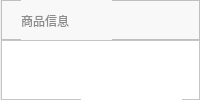
             <widget class="QWidget" name="page_8">
              <layout class="QVBoxLayout" name="verticalLayout_26">
               <property name="spacing">
                <number>0</number>
               </property>
               <property name="leftMargin">
                <number>1</number>
               </property>
               <property name="topMargin">
                <number>0</number>
               </property>
               <property name="rightMargin">
                <number>0</number>
               </property>
               <property name="bottomMargin">
                <number>0</number>
               </property>
               <item>
                <layout class="QVBoxLayout" name="verticalLayout_20">
                 <property name="spacing">
                  <number>0</number>
                 </property>
                 <item>
                  <widget class="QFrame" name="frame_31">
                   <property name="maximumSize">
                    <size>
                     <width>16777215</width>
                     <height>40</height>
                    </size>
                   </property>
                   <property name="styleSheet">
                    <string notr="true">background-color:rgb(248, 248, 248)</string>
                   </property>
                   <property name="frameShape">
                    <enum>QFrame::StyledPanel</enum>
                   </property>
                   <property name="frameShadow">
                    <enum>QFrame::Raised</enum>
                   </property>
                   <widget class="QLabel" name="label_53">
                    <property name="geometry">
                     <rect>
                      <x>20</x>
                      <y>0</y>
                      <width>91</width>
                      <height>41</height>
                     </rect>
                    </property>
                    <property name="styleSheet">
                     <string notr="true">font: 75 12pt &quot;微软雅黑&quot;;
color:rgb(140, 140, 140)</string>
                    </property>
                    <property name="text">
                     <string>商品信息</string>
                    </property>
                   </widget>
                  </widget>
                 </item>
                 <item>
                  <widget class="QFrame" name="frame_53">
                   <property name="styleSheet">
                    <string notr="true">QFrame{
font: 13pt &quot;微软雅黑&quot;;
background-color:rgb(255, 255, 255)
}
QLabel{
color:rgb(65, 65, 65);

}
QLineEdit {
    border-width: 1px;
    border-style: solid;
    border-radius: 4px;
	border-color:rgb(199, 199, 199);
	background-color:rgb(255, 255, 255);
	font: 10pt &quot;微软雅黑&quot;
}
QComboBox {
    border-width: 1px;
    border-style: solid;
    border-radius: 4px;
	border-color:rgb(199, 199, 199);
	background-color:rgb(255, 255, 255);
	font: 13pt &quot;微软雅黑&quot;;
}
QComboBox::drop-down {
     subcontrol-origin:paddind;  
     subcontrol-position: top right;
     width: 15px;
     border-left-width: 1px;
     border-left-color: darkgray;
     border-left-style: solid; /* just a single line */
     border-top-right-radius: 3px;
     border-bottom-right-radius: 3px;
	 border:none
 }

QComboBox::down-arrow {
     image: url(:/images/down.png);
     right: 3px;
}
</string>
                   </property>
                   <property name="frameShape">
                    <enum>QFrame::StyledPanel</enum>
                   </property>
                   <property name="frameShadow">
                    <enum>QFrame::Raised</enum>
                   </property>
                   <widget class="QLabel" name="label_84">
                    <property name="geometry">
                     <rect>
                      <x>480</x>
                      <y>50</y>
                      <width>111</width>
                      <height>41</height>
                     </rect>
                    </property>
                    <property name="text">
                     <string>产品名称：</string>
                    </property>
                   </widget>
                   <widget class="QLabel" name="label_86">
                    <property name="geometry">
                     <rect>
                      <x>80</x>
                      <y>50</y>
                      <width>101</width>
                      <height>31</height>
                     </rect>
                    </property>
                    <property name="text">
                     <string>产品编号：</string>
                    </property>
                   </widget>
                   <widget class="QLabel" name="label_88">
                    <property name="geometry">
                     <rect>
                      <x>80</x>
                      <y>120</y>
                      <width>111</width>
                      <height>51</height>
                     </rect>
                    </property>
                    <property name="text">
                     <string>生产日期：</string>
                    </property>
                   </widget>
                   <widget class="QLabel" name="label_89">
                    <property name="geometry">
                     <rect>
                      <x>480</x>
                      <y>200</y>
                      <width>111</width>
                      <height>51</height>
                     </rect>
                    </property>
                    <property name="text">
                     <string>产品数量：</string>
                    </property>
                   </widget>
                   <widget class="QComboBox" name="comboBox_13">
                    <property name="geometry">
                     <rect>
                      <x>200</x>
                      <y>130</y>
                      <width>91</width>
                      <height>41</height>
                     </rect>
                    </property>
                    <property name="styleSheet">
                     <string notr="true"/>
                    </property>
                    <property name="insertPolicy">
                     <enum>QComboBox::InsertAtBottom</enum>
                    </property>
                    <property name="duplicatesEnabled">
                     <bool>false</bool>
                    </property>
                    <property name="frame">
                     <bool>true</bool>
                    </property>
                    <item>
                     <property name="text">
                      <string>2019</string>
                     </property>
                    </item>
                    <item>
                     <property name="text">
                      <string>2018</string>
                     </property>
                    </item>
                    <item>
                     <property name="text">
                      <string>2017</string>
                     </property>
                    </item>
                    <item>
                     <property name="text">
                      <string>2016</string>
                     </property>
                    </item>
                    <item>
                     <property name="text">
                      <string>2015</string>
                     </property>
                    </item>
                   </widget>
                   <widget class="QLabel" name="label_90">
                    <property name="geometry">
                     <rect>
                      <x>330</x>
                      <y>130</y>
                      <width>31</width>
                      <height>31</height>
                     </rect>
                    </property>
                    <property name="text">
                     <string>年</string>
                    </property>
                   </widget>
                   <widget class="QComboBox" name="comboBox_14">
                    <property name="geometry">
                     <rect>
                      <x>360</x>
                      <y>130</y>
                      <width>91</width>
                      <height>41</height>
                     </rect>
                    </property>
                    <item>
                     <property name="text">
                      <string>1</string>
                     </property>
                    </item>
                    <item>
                     <property name="text">
                      <string>2</string>
                     </property>
                    </item>
                    <item>
                     <property name="text">
                      <string>3</string>
                     </property>
                    </item>
                    <item>
                     <property name="text">
                      <string>4</string>
                     </property>
                    </item>
                    <item>
                     <property name="text">
                      <string>5</string>
                     </property>
                    </item>
                    <item>
                     <property name="text">
                      <string>6</string>
                     </property>
                    </item>
                    <item>
                     <property name="text">
                      <string>7</string>
                     </property>
                    </item>
                    <item>
                     <property name="text">
                      <string>8</string>
                     </property>
                    </item>
                    <item>
                     <property name="text">
                      <string>9</string>
                     </property>
                    </item>
                    <item>
                     <property name="text">
                      <string>10</string>
                     </property>
                    </item>
                    <item>
                     <property name="text">
                      <string>11</string>
                     </property>
                    </item>
                    <item>
                     <property name="text">
                      <string>12</string>
                     </property>
                    </item>
                   </widget>
                   <widget class="QComboBox" name="comboBox_15">
                    <property name="geometry">
                     <rect>
                      <x>520</x>
                      <y>130</y>
                      <width>91</width>
                      <height>41</height>
                     </rect>
                    </property>
                    <item>
                     <property name="text">
                      <string>1</string>
                     </property>
                    </item>
                    <item>
                     <property name="text">
                      <string>2</string>
                     </property>
                    </item>
                    <item>
                     <property name="text">
                      <string>3</string>
                     </property>
                    </item>
                    <item>
                     <property name="text">
                      <string>4</string>
                     </property>
                    </item>
                    <item>
                     <property name="text">
                      <string>5</string>
                     </property>
                    </item>
                    <item>
                     <property name="text">
                      <string>6</string>
                     </property>
                    </item>
                    <item>
                     <property name="text">
                      <string>7</string>
                     </property>
                    </item>
                    <item>
                     <property name="text">
                      <string>8</string>
                     </property>
                    </item>
                    <item>
                     <property name="text">
                      <string>9</string>
                     </property>
                    </item>
                    <item>
                     <property name="text">
                      <string>10</string>
                     </property>
                    </item>
                    <item>
                     <property name="text">
                      <string>11</string>
                     </property>
                    </item>
                    <item>
                     <property name="text">
                      <string>12</string>
                     </property>
                    </item>
                    <item>
                     <property name="text">
                      <string>13</string>
                     </property>
                    </item>
                    <item>
                     <property name="text">
                      <string>14</string>
                     </property>
                    </item>
                    <item>
                     <property name="text">
                      <string>15</string>
                     </property>
                    </item>
                    <item>
                     <property name="text">
                      <string>16</string>
                     </property>
                    </item>
                    <item>
                     <property name="text">
                      <string>17</string>
                     </property>
                    </item>
                    <item>
                     <property name="text">
                      <string>18</string>
                     </property>
                    </item>
                    <item>
                     <property name="text">
                      <string>19</string>
                     </property>
                    </item>
                    <item>
                     <property name="text">
                      <string>20</string>
                     </property>
                    </item>
                    <item>
                     <property name="text">
                      <string>21</string>
                     </property>
                    </item>
                    <item>
                     <property name="text">
                      <string>22</string>
                     </property>
                    </item>
                    <item>
                     <property name="text">
                      <string>23</string>
                     </property>
                    </item>
                    <item>
                     <property name="text">
                      <string>24</string>
                     </property>
                    </item>
                    <item>
                     <property name="text">
                      <string>25</string>
                     </property>
                    </item>
                    <item>
                     <property name="text">
                      <string>26</string>
                     </property>
                    </item>
                    <item>
                     <property name="text">
                      <string>27</string>
                     </property>
                    </item>
                    <item>
                     <property name="text">
                      <string>28</string>
                     </property>
                    </item>
                    <item>
                     <property name="text">
                      <string>29</string>
                     </property>
                    </item>
                    <item>
                     <property name="text">
                      <string>30</string>
                     </property>
                    </item>
                   </widget>
                   <widget class="QLabel" name="label_91">
                    <property name="geometry">
                     <rect>
                      <x>480</x>
                      <y>130</y>
                      <width>21</width>
                      <height>31</height>
                     </rect>
                    </property>
                    <property name="text">
                     <string>月</string>
                    </property>
                   </widget>
                   <widget class="QLabel" name="label_92">
                    <property name="geometry">
                     <rect>
                      <x>630</x>
                      <y>130</y>
                      <width>31</width>
                      <height>31</height>
                     </rect>
                    </property>
                    <property name="text">
                     <string>日</string>
                    </property>
                   </widget>
                   <widget class="QLabel" name="label_93">
                    <property name="geometry">
                     <rect>
                      <x>480</x>
                      <y>370</y>
                      <width>111</width>
                      <height>51</height>
                     </rect>
                    </property>
                    <property name="text">
                     <string>产品积分：</string>
                    </property>
                   </widget>
                   <widget class="QLineEdit" name="lineEdit_57">
                    <property name="geometry">
                     <rect>
                      <x>200</x>
                      <y>300</y>
                      <width>201</width>
                      <height>41</height>
                     </rect>
                    </property>
                    <property name="readOnly">
                     <bool>false</bool>
                    </property>
                   </widget>
                   <widget class="QLabel" name="label_94">
                    <property name="geometry">
                     <rect>
                      <x>80</x>
                      <y>300</y>
                      <width>111</width>
                      <height>41</height>
                     </rect>
                    </property>
                    <property name="text">
                     <string>产品价格：</string>
                    </property>
                   </widget>
                   <widget class="QLabel" name="label_95">
                    <property name="geometry">
                     <rect>
                      <x>480</x>
                      <y>300</y>
                      <width>111</width>
                      <height>41</height>
                     </rect>
                    </property>
                    <property name="text">
                     <string>参考进价：</string>
                    </property>
                   </widget>
                   <widget class="QPushButton" name="pushButton_45">
                    <property name="geometry">
                     <rect>
                      <x>480</x>
                      <y>470</y>
                      <width>91</width>
                      <height>51</height>
                     </rect>
                    </property>
                    <property name="styleSheet">
                     <string notr="true">QPushButton{
background-color:rgb(0, 170, 255);
font: bold 10pt &quot;微软雅黑&quot;;
color:rgb(255,255,255);
border-radius: 3px;
}QPushButton::hover{
background-color:rgb(0, 150, 225);
}
QPushButton::pressed{
background-color:rgb(0, 150, 225);
}</string>
                    </property>
                    <property name="text">
                     <string>保存</string>
                    </property>
                    <property name="checkable">
                     <bool>true</bool>
                    </property>
                   </widget>
                   <widget class="QLineEdit" name="lineEdit_58">
                    <property name="geometry">
                     <rect>
                      <x>600</x>
                      <y>300</y>
                      <width>201</width>
                      <height>41</height>
                     </rect>
                    </property>
                    <property name="readOnly">
                     <bool>false</bool>
                    </property>
                   </widget>
                   <widget class="QLineEdit" name="lineEdit_59">
                    <property name="geometry">
                     <rect>
                      <x>600</x>
                      <y>210</y>
                      <width>201</width>
                      <height>41</height>
                     </rect>
                    </property>
                    <property name="text">
                     <string/>
                    </property>
                    <property name="readOnly">
                     <bool>false</bool>
                    </property>
                   </widget>
                   <widget class="QLineEdit" name="lineEdit_61">
                    <property name="geometry">
                     <rect>
                      <x>200</x>
                      <y>50</y>
                      <width>201</width>
                      <height>41</height>
                     </rect>
                    </property>
                    <property name="text">
                     <string/>
                    </property>
                    <property name="readOnly">
                     <bool>false</bool>
                    </property>
                   </widget>
                   <widget class="QLineEdit" name="lineEdit_62">
                    <property name="geometry">
                     <rect>
                      <x>600</x>
                      <y>50</y>
                      <width>201</width>
                      <height>41</height>
                     </rect>
                    </property>
                    <property name="readOnly">
                     <bool>false</bool>
                    </property>
                   </widget>
                   <widget class="QLabel" name="label_96">
                    <property name="geometry">
                     <rect>
                      <x>80</x>
                      <y>200</y>
                      <width>111</width>
                      <height>51</height>
                     </rect>
                    </property>
                    <property name="text">
                     <string>产品分类：</string>
                    </property>
                   </widget>
                   <widget class="QComboBox" name="comboBox_17">
                    <property name="geometry">
                     <rect>
                      <x>200</x>
                      <y>210</y>
                      <width>151</width>
                      <height>41</height>
                     </rect>
                    </property>
                    <property name="styleSheet">
                     <string notr="true"/>
                    </property>
                    <property name="insertPolicy">
                     <enum>QComboBox::InsertAtBottom</enum>
                    </property>
                    <property name="duplicatesEnabled">
                     <bool>false</bool>
                    </property>
                    <property name="frame">
                     <bool>true</bool>
                    </property>
                    <item>
                     <property name="text">
                      <string>电子产品</string>
                     </property>
                    </item>
                    <item>
                     <property name="text">
                      <string>生活用品</string>
                     </property>
                    </item>
                    <item>
                     <property name="text">
                      <string>服装首饰</string>
                     </property>
                    </item>
                   </widget>
                   <widget class="QLineEdit" name="lineEdit_60">
                    <property name="geometry">
                     <rect>
                      <x>600</x>
                      <y>380</y>
                      <width>201</width>
                      <height>41</height>
                     </rect>
                    </property>
                    <property name="readOnly">
                     <bool>false</bool>
                    </property>
                   </widget>
                   <widget class="QCheckBox" name="checkBox">
                    <property name="geometry">
                     <rect>
                      <x>200</x>
                      <y>380</y>
                      <width>181</width>
                      <height>41</height>
                     </rect>
                    </property>
                    <property name="styleSheet">
                     <string notr="true">font:12pt &quot;微软雅黑&quot;</string>
                    </property>
                    <property name="text">
                     <string>此产品可以积分</string>
                    </property>
                    <property name="checked">
                     <bool>true</bool>
                    </property>
                   </widget>
                   <widget class="QLabel" name="label_97">
                    <property name="geometry">
                     <rect>
                      <x>80</x>
                      <y>380</y>
                      <width>111</width>
                      <height>41</height>
                     </rect>
                    </property>
                    <property name="text">
                     <string>是否积分：</string>
                    </property>
                   </widget>
                   <widget class="QLabel" name="label_43">
                    <property name="geometry">
                     <rect>
                      <x>410</x>
                      <y>60</y>
                      <width>21</width>
                      <height>20</height>
                     </rect>
                    </property>
                    <property name="styleSheet">
                     <string notr="true">color:red
</string>
                    </property>
                    <property name="text">
                     <string>*</string>
                    </property>
                   </widget>
                   <widget class="QLabel" name="label_46">
                    <property name="geometry">
                     <rect>
                      <x>810</x>
                      <y>60</y>
                      <width>21</width>
                      <height>20</height>
                     </rect>
                    </property>
                    <property name="styleSheet">
                     <string notr="true">color:red
</string>
                    </property>
                    <property name="text">
                     <string>*</string>
                    </property>
                   </widget>
                   <widget class="QLabel" name="label_47">
                    <property name="geometry">
                     <rect>
                      <x>810</x>
                      <y>220</y>
                      <width>21</width>
                      <height>20</height>
                     </rect>
                    </property>
                    <property name="styleSheet">
                     <string notr="true">color:red
</string>
                    </property>
                    <property name="text">
                     <string>*</string>
                    </property>
                   </widget>
                   <widget class="QLabel" name="label_49">
                    <property name="geometry">
                     <rect>
                      <x>410</x>
                      <y>310</y>
                      <width>21</width>
                      <height>20</height>
                     </rect>
                    </property>
                    <property name="styleSheet">
                     <string notr="true">color:red
</string>
                    </property>
                    <property name="text">
                     <string>*</string>
                    </property>
                   </widget>
                  </widget>
                 </item>
                </layout>
               </item>
              </layout>
             </widget>
